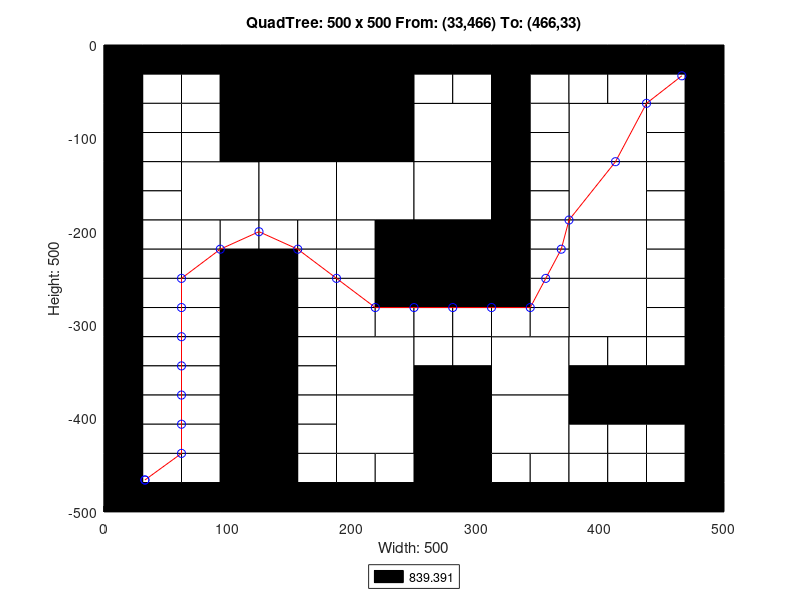

Reproduce this figure in MATLAB.
axis([0 500 -500 0]);
title('QuadTree: 500 x 500 From: (33,466) To: (466,33)');
xlabel('Width: 500');
ylabel('Height: 500');
rectangle('Position',[125 -125 125 125], 'FaceColor',[0 0 0]);
rectangle('Position',[62.5 -187.5 62.5 62.5], 'FaceColor',[1 1 1]);
rectangle('Position',[125 -187.5 62.5 62.5], 'FaceColor',[1 1 1]);
rectangle('Position',[187.5 -187.5 62.5 62.5], 'FaceColor',[1 1 1]);
rectangle('Position',[250 -125 62.5 62.5], 'FaceColor',[1 1 1]);
rectangle('Position',[375 -125 62.5 62.5], 'FaceColor',[1 1 1]);
rectangle('Position',[250 -187.5 62.5 62.5], 'FaceColor',[1 1 1]);
rectangle('Position',[250 -250 62.5 62.5], 'FaceColor',[0 0 0]);
rectangle('Position',[375 -187.5 62.5 62.5], 'FaceColor',[1 1 1]);
rectangle('Position',[375 -250 62.5 62.5], 'FaceColor',[1 1 1]);
rectangle('Position',[187.5 -375 62.5 62.5], 'FaceColor',[1 1 1]);
rectangle('Position',[187.5 -437.5 62.5 62.5], 'FaceColor',[1 1 1]);
rectangle('Position',[312.5 -375 62.5 62.5], 'FaceColor',[1 1 1]);
rectangle('Position',[375 -312.5 62.5 62.5], 'FaceColor',[1 1 1]);
rectangle('Position',[250 -437.5 62.5 62.5], 'FaceColor',[0 0 0]);
rectangle('Position',[312.5 -437.5 62.5 62.5], 'FaceColor',[1 1 1]);
rectangle('Position',[250 -500 62.5 62.5], 'FaceColor',[0 0 0]);
rectangle('Position',[0 -31.25 31.25 31.25], 'FaceColor',[0 0 0]);
rectangle('Position',[31.25 -31.25 31.25 31.25], 'FaceColor',[0 0 0]);
rectangle('Position',[0 -62.5 31.25 31.25], 'FaceColor',[0 0 0]);
rectangle('Position',[31.25 -62.5 31.25 31.25], 'FaceColor',[1 1 1]);
rectangle('Position',[62.5 -31.25 31.25 31.25], 'FaceColor',[0 0 0]);
rectangle('Position',[93.75 -31.25 31.25 31.25], 'FaceColor',[0 0 0]);
rectangle('Position',[62.5 -62.5 31.25 31.25], 'FaceColor',[1 1 1]);
rectangle('Position',[93.75 -62.5 31.25 31.25], 'FaceColor',[0 0 0]);
rectangle('Position',[0 -93.75 31.25 31.25], 'FaceColor',[0 0 0]);
rectangle('Position',[31.25 -93.75 31.25 31.25], 'FaceColor',[1 1 1]);
rectangle('Position',[0 -125 31.25 31.25], 'FaceColor',[0 0 0]);
rectangle('Position',[31.25 -125 31.25 31.25], 'FaceColor',[1 1 1]);
rectangle('Position',[62.5 -93.75 31.25 31.25], 'FaceColor',[1 1 1]);
rectangle('Position',[93.75 -93.75 31.25 31.25], 'FaceColor',[0 0 0]);
rectangle('Position',[62.5 -125 31.25 31.25], 'FaceColor',[1 1 1]);
rectangle('Position',[93.75 -125 31.25 31.25], 'FaceColor',[0 0 0]);
rectangle('Position',[0 -156.25 31.25 31.25], 'FaceColor',[0 0 0]);
rectangle('Position',[31.25 -156.25 31.25 31.25], 'FaceColor',[1 1 1]);
rectangle('Position',[0 -187.5 31.25 31.25], 'FaceColor',[0 0 0]);
rectangle('Position',[31.25 -187.5 31.25 31.25], 'FaceColor',[1 1 1]);
rectangle('Position',[0 -218.75 31.25 31.25], 'FaceColor',[0 0 0]);
rectangle('Position',[31.25 -218.75 31.25 31.25], 'FaceColor',[1 1 1]);
rectangle('Position',[0 -250 31.25 31.25], 'FaceColor',[0 0 0]);
rectangle('Position',[31.25 -250 31.25 31.25], 'FaceColor',[1 1 1]);
rectangle('Position',[62.5 -218.75 31.25 31.25], 'FaceColor',[1 1 1]);
rectangle('Position',[93.75 -218.75 31.25 31.25], 'FaceColor',[1 1 1]);
rectangle('Position',[62.5 -250 31.25 31.25], 'FaceColor',[1 1 1]);
rectangle('Position',[93.75 -250 31.25 31.25], 'FaceColor',[0 0 0]);
rectangle('Position',[125 -218.75 31.25 31.25], 'FaceColor',[1 1 1]);
rectangle('Position',[156.25 -218.75 31.25 31.25], 'FaceColor',[1 1 1]);
rectangle('Position',[125 -250 31.25 31.25], 'FaceColor',[0 0 0]);
rectangle('Position',[156.25 -250 31.25 31.25], 'FaceColor',[1 1 1]);
rectangle('Position',[187.5 -218.75 31.25 31.25], 'FaceColor',[1 1 1]);
rectangle('Position',[218.75 -218.75 31.25 31.25], 'FaceColor',[0 0 0]);
rectangle('Position',[187.5 -250 31.25 31.25], 'FaceColor',[1 1 1]);
rectangle('Position',[218.75 -250 31.25 31.25], 'FaceColor',[0 0 0]);
rectangle('Position',[250 -31.25 31.25 31.25], 'FaceColor',[0 0 0]);
rectangle('Position',[281.25 -31.25 31.25 31.25], 'FaceColor',[0 0 0]);
rectangle('Position',[250 -62.5 31.25 31.25], 'FaceColor',[1 1 1]);
rectangle('Position',[281.25 -62.5 31.25 31.25], 'FaceColor',[1 1 1]);
rectangle('Position',[312.5 -31.25 31.25 31.25], 'FaceColor',[0 0 0]);
rectangle('Position',[343.75 -31.25 31.25 31.25], 'FaceColor',[0 0 0]);
rectangle('Position',[312.5 -62.5 31.25 31.25], 'FaceColor',[0 0 0]);
rectangle('Position',[343.75 -62.5 31.25 31.25], 'FaceColor',[1 1 1]);
rectangle('Position',[312.5 -93.75 31.25 31.25], 'FaceColor',[0 0 0]);
rectangle('Position',[343.75 -93.75 31.25 31.25], 'FaceColor',[1 1 1]);
rectangle('Position',[312.5 -125 31.25 31.25], 'FaceColor',[0 0 0]);
rectangle('Position',[343.75 -125 31.25 31.25], 'FaceColor',[1 1 1]);
rectangle('Position',[375 -31.25 31.25 31.25], 'FaceColor',[0 0 0]);
rectangle('Position',[406.25 -31.25 31.25 31.25], 'FaceColor',[0 0 0]);
rectangle('Position',[375 -62.5 31.25 31.25], 'FaceColor',[1 1 1]);
rectangle('Position',[406.25 -62.5 31.25 31.25], 'FaceColor',[1 1 1]);
rectangle('Position',[437.5 -31.25 31.25 31.25], 'FaceColor',[0 0 0]);
rectangle('Position',[468.75 -31.25 31.25 31.25], 'FaceColor',[0 0 0]);
rectangle('Position',[437.5 -62.5 31.25 31.25], 'FaceColor',[1 1 1]);
rectangle('Position',[468.75 -62.5 31.25 31.25], 'FaceColor',[0 0 0]);
rectangle('Position',[437.5 -93.75 31.25 31.25], 'FaceColor',[1 1 1]);
rectangle('Position',[468.75 -93.75 31.25 31.25], 'FaceColor',[0 0 0]);
rectangle('Position',[437.5 -125 31.25 31.25], 'FaceColor',[1 1 1]);
rectangle('Position',[468.75 -125 31.25 31.25], 'FaceColor',[0 0 0]);
rectangle('Position',[312.5 -156.25 31.25 31.25], 'FaceColor',[0 0 0]);
rectangle('Position',[343.75 -156.25 31.25 31.25], 'FaceColor',[1 1 1]);
rectangle('Position',[312.5 -187.5 31.25 31.25], 'FaceColor',[0 0 0]);
rectangle('Position',[343.75 -187.5 31.25 31.25], 'FaceColor',[1 1 1]);
rectangle('Position',[312.5 -218.75 31.25 31.25], 'FaceColor',[0 0 0]);
rectangle('Position',[343.75 -218.75 31.25 31.25], 'FaceColor',[1 1 1]);
rectangle('Position',[312.5 -250 31.25 31.25], 'FaceColor',[0 0 0]);
rectangle('Position',[343.75 -250 31.25 31.25], 'FaceColor',[1 1 1]);
rectangle('Position',[437.5 -156.25 31.25 31.25], 'FaceColor',[1 1 1]);
rectangle('Position',[468.75 -156.25 31.25 31.25], 'FaceColor',[0 0 0]);
rectangle('Position',[437.5 -187.5 31.25 31.25], 'FaceColor',[1 1 1]);
rectangle('Position',[468.75 -187.5 31.25 31.25], 'FaceColor',[0 0 0]);
rectangle('Position',[437.5 -218.75 31.25 31.25], 'FaceColor',[1 1 1]);
rectangle('Position',[468.75 -218.75 31.25 31.25], 'FaceColor',[0 0 0]);
rectangle('Position',[437.5 -250 31.25 31.25], 'FaceColor',[1 1 1]);
rectangle('Position',[468.75 -250 31.25 31.25], 'FaceColor',[0 0 0]);
rectangle('Position',[0 -281.25 31.25 31.25], 'FaceColor',[0 0 0]);
rectangle('Position',[31.25 -281.25 31.25 31.25], 'FaceColor',[1 1 1]);
rectangle('Position',[0 -312.5 31.25 31.25], 'FaceColor',[0 0 0]);
rectangle('Position',[31.25 -312.5 31.25 31.25], 'FaceColor',[1 1 1]);
rectangle('Position',[62.5 -281.25 31.25 31.25], 'FaceColor',[1 1 1]);
rectangle('Position',[93.75 -281.25 31.25 31.25], 'FaceColor',[0 0 0]);
rectangle('Position',[62.5 -312.5 31.25 31.25], 'FaceColor',[1 1 1]);
rectangle('Position',[93.75 -312.5 31.25 31.25], 'FaceColor',[0 0 0]);
rectangle('Position',[0 -343.75 31.25 31.25], 'FaceColor',[0 0 0]);
rectangle('Position',[31.25 -343.75 31.25 31.25], 'FaceColor',[1 1 1]);
rectangle('Position',[0 -375 31.25 31.25], 'FaceColor',[0 0 0]);
rectangle('Position',[31.25 -375 31.25 31.25], 'FaceColor',[1 1 1]);
rectangle('Position',[62.5 -343.75 31.25 31.25], 'FaceColor',[1 1 1]);
rectangle('Position',[93.75 -343.75 31.25 31.25], 'FaceColor',[0 0 0]);
rectangle('Position',[62.5 -375 31.25 31.25], 'FaceColor',[1 1 1]);
rectangle('Position',[93.75 -375 31.25 31.25], 'FaceColor',[0 0 0]);
rectangle('Position',[125 -281.25 31.25 31.25], 'FaceColor',[0 0 0]);
rectangle('Position',[156.25 -281.25 31.25 31.25], 'FaceColor',[1 1 1]);
rectangle('Position',[125 -312.5 31.25 31.25], 'FaceColor',[0 0 0]);
rectangle('Position',[156.25 -312.5 31.25 31.25], 'FaceColor',[1 1 1]);
rectangle('Position',[187.5 -281.25 31.25 31.25], 'FaceColor',[1 1 1]);
rectangle('Position',[218.75 -281.25 31.25 31.25], 'FaceColor',[0 0 0]);
rectangle('Position',[187.5 -312.5 31.25 31.25], 'FaceColor',[1 1 1]);
rectangle('Position',[218.75 -312.5 31.25 31.25], 'FaceColor',[1 1 1]);
rectangle('Position',[125 -343.75 31.25 31.25], 'FaceColor',[0 0 0]);
rectangle('Position',[156.25 -343.75 31.25 31.25], 'FaceColor',[1 1 1]);
rectangle('Position',[125 -375 31.25 31.25], 'FaceColor',[0 0 0]);
rectangle('Position',[156.25 -375 31.25 31.25], 'FaceColor',[1 1 1]);
rectangle('Position',[0 -406.25 31.25 31.25], 'FaceColor',[0 0 0]);
rectangle('Position',[31.25 -406.25 31.25 31.25], 'FaceColor',[1 1 1]);
rectangle('Position',[0 -437.5 31.25 31.25], 'FaceColor',[0 0 0]);
rectangle('Position',[31.25 -437.5 31.25 31.25], 'FaceColor',[1 1 1]);
rectangle('Position',[62.5 -406.25 31.25 31.25], 'FaceColor',[1 1 1]);
rectangle('Position',[93.75 -406.25 31.25 31.25], 'FaceColor',[0 0 0]);
rectangle('Position',[62.5 -437.5 31.25 31.25], 'FaceColor',[1 1 1]);
rectangle('Position',[93.75 -437.5 31.25 31.25], 'FaceColor',[0 0 0]);
rectangle('Position',[0 -468.75 31.25 31.25], 'FaceColor',[0 0 0]);
rectangle('Position',[31.25 -468.75 31.25 31.25], 'FaceColor',[1 1 1]);
rectangle('Position',[0 -500 31.25 31.25], 'FaceColor',[0 0 0]);
rectangle('Position',[31.25 -500 31.25 31.25], 'FaceColor',[0 0 0]);
rectangle('Position',[62.5 -468.75 31.25 31.25], 'FaceColor',[1 1 1]);
rectangle('Position',[93.75 -468.75 31.25 31.25], 'FaceColor',[0 0 0]);
rectangle('Position',[62.5 -500 31.25 31.25], 'FaceColor',[0 0 0]);
rectangle('Position',[93.75 -500 31.25 31.25], 'FaceColor',[0 0 0]);
rectangle('Position',[125 -406.25 31.25 31.25], 'FaceColor',[0 0 0]);
rectangle('Position',[156.25 -406.25 31.25 31.25], 'FaceColor',[1 1 1]);
rectangle('Position',[125 -437.5 31.25 31.25], 'FaceColor',[0 0 0]);
rectangle('Position',[156.25 -437.5 31.25 31.25], 'FaceColor',[1 1 1]);
rectangle('Position',[125 -468.75 31.25 31.25], 'FaceColor',[0 0 0]);
rectangle('Position',[156.25 -468.75 31.25 31.25], 'FaceColor',[1 1 1]);
rectangle('Position',[125 -500 31.25 31.25], 'FaceColor',[0 0 0]);
rectangle('Position',[156.25 -500 31.25 31.25], 'FaceColor',[0 0 0]);
rectangle('Position',[187.5 -468.75 31.25 31.25], 'FaceColor',[1 1 1]);
rectangle('Position',[218.75 -468.75 31.25 31.25], 'FaceColor',[1 1 1]);
rectangle('Position',[187.5 -500 31.25 31.25], 'FaceColor',[0 0 0]);
rectangle('Position',[218.75 -500 31.25 31.25], 'FaceColor',[0 0 0]);
rectangle('Position',[250 -281.25 31.25 31.25], 'FaceColor',[0 0 0]);
rectangle('Position',[281.25 -281.25 31.25 31.25], 'FaceColor',[0 0 0]);
rectangle('Position',[250 -312.5 31.25 31.25], 'FaceColor',[1 1 1]);
rectangle('Position',[281.25 -312.5 31.25 31.25], 'FaceColor',[1 1 1]);
rectangle('Position',[312.5 -281.25 31.25 31.25], 'FaceColor',[0 0 0]);
rectangle('Position',[343.75 -281.25 31.25 31.25], 'FaceColor',[1 1 1]);
rectangle('Position',[312.5 -312.5 31.25 31.25], 'FaceColor',[1 1 1]);
rectangle('Position',[343.75 -312.5 31.25 31.25], 'FaceColor',[1 1 1]);
rectangle('Position',[250 -343.75 31.25 31.25], 'FaceColor',[1 1 1]);
rectangle('Position',[281.25 -343.75 31.25 31.25], 'FaceColor',[1 1 1]);
rectangle('Position',[250 -375 31.25 31.25], 'FaceColor',[0 0 0]);
rectangle('Position',[281.25 -375 31.25 31.25], 'FaceColor',[0 0 0]);
rectangle('Position',[437.5 -281.25 31.25 31.25], 'FaceColor',[1 1 1]);
rectangle('Position',[468.75 -281.25 31.25 31.25], 'FaceColor',[0 0 0]);
rectangle('Position',[437.5 -312.5 31.25 31.25], 'FaceColor',[1 1 1]);
rectangle('Position',[468.75 -312.5 31.25 31.25], 'FaceColor',[0 0 0]);
rectangle('Position',[375 -343.75 31.25 31.25], 'FaceColor',[1 1 1]);
rectangle('Position',[406.25 -343.75 31.25 31.25], 'FaceColor',[1 1 1]);
rectangle('Position',[375 -375 31.25 31.25], 'FaceColor',[0 0 0]);
rectangle('Position',[406.25 -375 31.25 31.25], 'FaceColor',[0 0 0]);
rectangle('Position',[437.5 -343.75 31.25 31.25], 'FaceColor',[1 1 1]);
rectangle('Position',[468.75 -343.75 31.25 31.25], 'FaceColor',[0 0 0]);
rectangle('Position',[437.5 -375 31.25 31.25], 'FaceColor',[0 0 0]);
rectangle('Position',[468.75 -375 31.25 31.25], 'FaceColor',[0 0 0]);
rectangle('Position',[312.5 -468.75 31.25 31.25], 'FaceColor',[1 1 1]);
rectangle('Position',[343.75 -468.75 31.25 31.25], 'FaceColor',[1 1 1]);
rectangle('Position',[312.5 -500 31.25 31.25], 'FaceColor',[0 0 0]);
rectangle('Position',[343.75 -500 31.25 31.25], 'FaceColor',[0 0 0]);
rectangle('Position',[375 -406.25 31.25 31.25], 'FaceColor',[0 0 0]);
rectangle('Position',[406.25 -406.25 31.25 31.25], 'FaceColor',[0 0 0]);
rectangle('Position',[375 -437.5 31.25 31.25], 'FaceColor',[1 1 1]);
rectangle('Position',[406.25 -437.5 31.25 31.25], 'FaceColor',[1 1 1]);
rectangle('Position',[437.5 -406.25 31.25 31.25], 'FaceColor',[0 0 0]);
rectangle('Position',[468.75 -406.25 31.25 31.25], 'FaceColor',[0 0 0]);
rectangle('Position',[437.5 -437.5 31.25 31.25], 'FaceColor',[1 1 1]);
rectangle('Position',[468.75 -437.5 31.25 31.25], 'FaceColor',[0 0 0]);
rectangle('Position',[375 -468.75 31.25 31.25], 'FaceColor',[1 1 1]);
rectangle('Position',[406.25 -468.75 31.25 31.25], 'FaceColor',[1 1 1]);
rectangle('Position',[375 -500 31.25 31.25], 'FaceColor',[0 0 0]);
rectangle('Position',[406.25 -500 31.25 31.25], 'FaceColor',[0 0 0]);
rectangle('Position',[437.5 -468.75 31.25 31.25], 'FaceColor',[1 1 1]);
rectangle('Position',[468.75 -468.75 31.25 31.25], 'FaceColor',[0 0 0]);
rectangle('Position',[437.5 -500 31.25 31.25], 'FaceColor',[0 0 0]);
rectangle('Position',[468.75 -500 31.25 31.25], 'FaceColor',[0 0 0]);
X=[466,437.5,412.5,375,368.75,356.25,343.75,312.5,281.25,250,218.75,187.5,156.25,125,93.75,62.5,62.5,62.5,62.5,62.5,62.5,62.5,33,33];
Y=[-33,-62.5,-125,-187.5,-218.75,-250,-281.25,-281.25,-281.25,-281.25,-281.25,-250,-218.75,-200,-218.75,-250,-281.25,-312.5,-343.75,-375,-406.25,-437.5,-466,-466];
hold on;
plot(X,Y,'r');
plot(X,Y,'bo');
legend('839.391','Location','southoutside');
